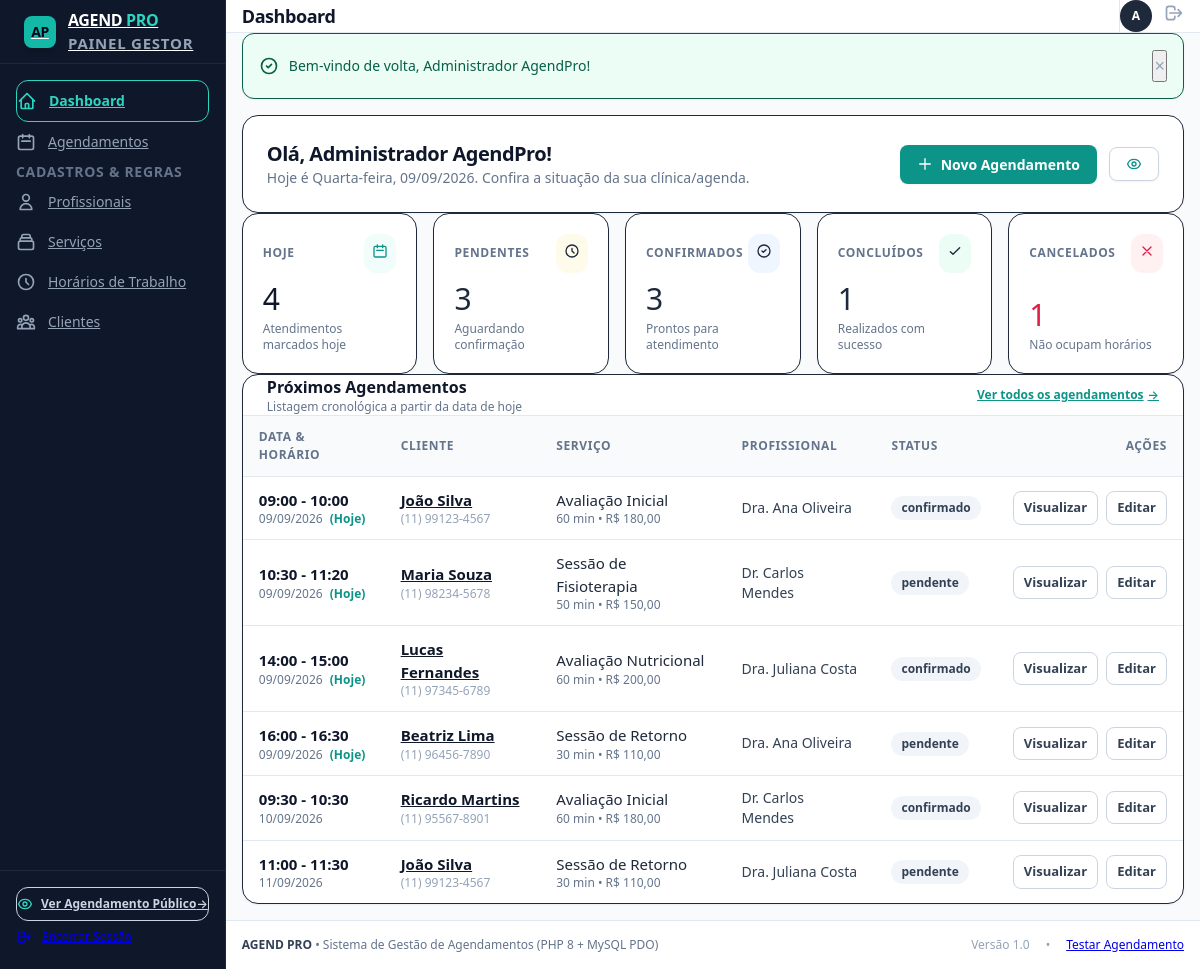
Page /admin/dashboard.php (signed in) on the committed database.
### tables this page shows
CREATE TABLE IF NOT EXISTS `agendamentos` (
  `id` INT AUTO_INCREMENT PRIMARY KEY,
  `cliente_id` INT NOT NULL,
  `profissional_id` INT NOT NULL,
  `servico_id` INT NOT NULL,
  `data` DATE NOT NULL,
  `hora_inicio` TIME NOT NULL,
  `hora_fim` TIME NOT NULL,
  `status` ENUM('pendente', 'confirmado', 'concluido', 'cancelado') NOT NULL DEFAULT 'pendente',
  `observacao` TEXT NULL,
  `created_at` TIMESTAMP DEFAULT CURRENT_TIMESTAMP,
  `updated_at` TIMESTAMP DEFAULT CURRENT_TIMESTAMP ON UPDATE CURRENT_TIMESTAMP,
  CONSTRAINT `fk_ag_cliente` FOREIGN KEY (`cliente_id`)
    REFERENCES `clientes` (`id`) ON DELETE RESTRICT ON UPDATE CASCADE,
  CONSTRAINT `fk_ag_profissional` FOREIGN KEY (`profissional_id`)
    REFERENCES `profissionais` (`id`) ON DELETE RESTRICT ON UPDATE CASCADE,
  CONSTRAINT `fk_ag_servico` FOREIGN KEY (`servico_id`)
    REFERENCES `servicos` (`id`) ON DELETE RESTRICT ON UPDATE CASCADE,
  INDEX `idx_ag_prof_data_status` (`profissional_id`, `data`, `status`),
  INDEX `idx_ag_data` (`data`),
  INDEX `idx_ag_status` (`status`),
  INDEX `idx_ag_cliente` (`cliente_id`)
);

CREATE TABLE IF NOT EXISTS `clientes` (
  `id` INT AUTO_INCREMENT PRIMARY KEY,
  `nome` VARCHAR(100) NOT NULL,
  `email` VARCHAR(150) NULL DEFAULT NULL,
  `telefone` VARCHAR(20) NOT NULL,
  `created_at` TIMESTAMP DEFAULT CURRENT_TIMESTAMP,
  `updated_at` TIMESTAMP DEFAULT CURRENT_TIMESTAMP ON UPDATE CURRENT_TIMESTAMP,
  INDEX `idx_cliente_email` (`email`),
  INDEX `idx_cliente_telefone` (`telefone`)
);

CREATE TABLE IF NOT EXISTS `servicos` (
  `id` INT AUTO_INCREMENT PRIMARY KEY,
  `nome` VARCHAR(100) NOT NULL,
  `descricao` TEXT NULL,
  `duracao_minutos` INT NOT NULL,
  `preco` DECIMAL(10,2) NOT NULL,
  `ativo` TINYINT(1) NOT NULL DEFAULT 1,
  `created_at` TIMESTAMP DEFAULT CURRENT_TIMESTAMP,
  `updated_at` TIMESTAMP DEFAULT CURRENT_TIMESTAMP ON UPDATE CURRENT_TIMESTAMP,
  INDEX `idx_servico_ativo` (`ativo`)
);

CREATE TABLE IF NOT EXISTS `profissionais` (
  `id` INT AUTO_INCREMENT PRIMARY KEY,
  `nome` VARCHAR(100) NOT NULL,
  `email` VARCHAR(150) NOT NULL,
  `telefone` VARCHAR(20) NOT NULL,
  `especialidade` VARCHAR(100) NOT NULL,
  `ativo` TINYINT(1) NOT NULL DEFAULT 1,
  `created_at` TIMESTAMP DEFAULT CURRENT_TIMESTAMP,
  `updated_at` TIMESTAMP DEFAULT CURRENT_TIMESTAMP ON UPDATE CURRENT_TIMESTAMP,
  INDEX `idx_prof_ativo` (`ativo`),
  INDEX `idx_prof_nome` (`nome`)
);

### admin/dashboard.php (the view, shortened to what the rows shown need)
<?php
require_once __DIR__ . '/../includes/auth.php';
require_once __DIR__ . '/../includes/functions.php';
$pdo = getDBConnection();
$today = date('Y-m-d');
$sqlProximos = "SELECT
                    a.id,
                    a.data,
                    a.hora_inicio,
                    a.hora_fim,
                    a.status,
                    a.observacao,
                    c.id AS cliente_id,
                    c.nome AS cliente_nome,
                    c.telefone AS cliente_telefone,
                    p.id AS profissional_id,
                    p.nome AS profissional_nome,
                    s.nome AS servico_nome,
                    s.duracao_minutos,
                    s.preco
                FROM `agendamentos` a
                INNER JOIN `clientes` c ON a.cliente_id = c.id
                INNER JOIN `profissionais` p ON a.profissional_id = p.id
                INNER JOIN `servicos` s ON a.servico_id = s.id
                WHERE a.data >= :today
                ORDER BY a.data ASC, a.hora_inicio ASC
                LIMIT 10";
$stmtProx = $pdo->prepare($sqlProximos);
$stmtProx->execute([':today' => $today]);
$proximosAgendamentos = $stmtProx->fetchAll();
include __DIR__ . '/../includes/header.php';
?>
<div class="space-y-8">
    <div class="flex flex-col sm:flex-row sm:items-center justify-between gap-4 bg-white p-6 rounded-2xl border border-slate-200/80 shadow-sm">
        <div>
            <h2 class="text-xl font-bold text-slate-900 tracking-tight">
                Olá, <?= sanitize($authUser['nome'] ?? 'Administrador') ?>!
            </h2>
        </div>
    </div>
    <div class="bg-white rounded-2xl border border-slate-200/80 shadow-sm overflow-hidden">
        <div class="table-responsive">
            <table>
                <thead>
                    <tr>
                        <th>Data & Horário</th>
                        <th>Cliente</th>
                        <th>Serviço</th>
                        <th>Profissional</th>
                        <th>Status</th>
                        <th class="text-right">Ações</th>
                    </tr>
                </thead>
                <tbody>
                    <?php if (empty($proximosAgendamentos)): ?>
                        <tr>
                            <td colspan="6" class="text-center py-10 text-slate-400">
                                <div class="w-12 h-12 rounded-full bg-slate-100 flex items-center justify-center mx-auto mb-3 text-slate-400">
                                    <svg class="w-6 h-6" fill="none" stroke="currentColor" viewBox="0 0 24 24">
                                        <path stroke-linecap="round" stroke-linejoin="round" stroke-width="2" d="M8 7V3m8 4V3m-9 8h10M5 21h14a2 2 0 002-2V7a2 2 0 00-2-2H5a2 2 0 00-2 2v12a2 2 0 002 2z"></path>
                                    </svg>
                                </div>
                                <p class="text-sm font-semibold text-slate-600">Nenhum agendamento futuro encontrado</p>
                                <p class="text-xs text-slate-400 mt-1">Crie um agendamento manual ou aguarde solicitações do cliente.</p>
                            </td>
                        </tr>
                    <?php else: ?>
                        <?php foreach ($proximosAgendamentos as $ag): ?>
                            <tr>
                                <td>
                                    <div class="font-semibold text-slate-900">
                                        <?= formatTime($ag['hora_inicio']) ?> - <?= formatTime($ag['hora_fim']) ?>
                                    </div>
                                    <div class="text-xs text-slate-500">
                                        <?= formatDate($ag['data']) ?>
                                        <?php if ($ag['data'] === $today): ?>
                                            <span class="inline-block ml-1 font-bold text-teal-600">(Hoje)</span>
                                        <?php endif; ?>
                                    </div>
                                </td>
                                <td>
                                    <a href="/admin/clientes/visualizar.php?id=<?= $ag['cliente_id'] ?>" class="font-semibold text-slate-900 hover:text-teal-600 transition-colors">
                                        <?= sanitize($ag['cliente_nome']) ?>
                                    </a>
                                    <div class="text-xs text-slate-400"><?= sanitize($ag['cliente_telefone']) ?></div>
                                </td>
                                <td>
                                    <div class="font-medium text-slate-800"><?= sanitize($ag['servico_nome']) ?></div>
                                    <div class="text-xs text-slate-500"><?= $ag['duracao_minutos'] ?> min &bull; <?= formatMoney((float)$ag['preco']) ?></div>
                                </td>
                                <td>
                                    <div class="text-sm font-medium text-slate-700"><?= sanitize($ag['profissional_nome']) ?></div>
                                </td>
                                <td>
                                    <?= getStatusBadge($ag['status']) ?>
                                </td>
                                <td class="text-right">
                                    <div class="flex items-center justify-end gap-2">
                                        <a href="/admin/agendamentos/visualizar.php?id=<?= $ag['id'] ?>" class="btn btn-secondary btn-sm" title="Detalhes do Agendamento">
                                            Visualizar
                                        </a>
                                        <a href="/admin/agendamentos/editar.php?id=<?= $ag['id'] ?>" class="btn btn-secondary btn-sm" title="Editar Agendamento">
                                            Editar
                                        </a>
                                    </div>
                                </td>
                            </tr>
                        <?php endforeach; ?>
                    <?php endif; ?>
                </tbody>
            </table>
        </div>
    </div>
</div>
<?php include __DIR__ . '/../includes/footer.php'; ?>

### includes/functions.php (shortened to what the rows shown need)
<?php
function sanitize(?string $value): string
{
    return htmlspecialchars(trim($value), ENT_QUOTES, 'UTF-8');
}
function formatDate(?string $date): string
{
    $timestamp = strtotime($date);
    return $timestamp ? date('d/m/Y', $timestamp) : $date;
}
function formatTime(?string $time): string
{
    return substr($time, 0, 5);
}
function formatMoney(float $amount): string
{
    return 'R$ ' . number_format($amount, 2, ',', '.');
}
function getStatusBadge(string $status): string
{
    $badges = [
        'pendente'   => '<span class="inline-flex items-center px-2.5 py-1 rounded-full text-xs font-semibold bg-amber-100 text-amber-800 border border-amber-300">Pendente</span>',
        'confirmado' => '<span class="inline-flex items-center px-2.5 py-1 rounded-full text-xs font-semibold bg-blue-100 text-blue-800 border border-blue-300">Confirmado</span>',
        'concluido'  => '<span class="inline-flex items-center px-2.5 py-1 rounded-full text-xs font-semibold bg-emerald-100 text-emerald-800 border border-emerald-300">Concluído</span>',
        'cancelado'  => '<span class="inline-flex items-center px-2.5 py-1 rounded-full text-xs font-semibold bg-rose-100 text-rose-800 border border-rose-300">Cancelado</span>',
    ];
    return $badges[$status] ?? '<span class="inline-flex items-center px-2.5 py-1 rounded-full text-xs font-semibold bg-slate-100 text-slate-700">' . sanitize($status) . '</span>';
}

### rows in the picture
agendamentos: hora_inicio "09:00", hora_fim "10:00", data "09/09/2026", shows "(Hoje)", cliente.nome "João Silva", cliente.telefone "(11) 99123-4567", servico.nome "Avaliação Inicial", servico.duracao_minutos "60", servico.preco "R$ 180,00", profissional.nome "Dra. Ana Oliveira", status "confirmado"
agendamentos: hora_inicio "10:30", hora_fim "11:20", data "09/09/2026", shows "(Hoje)", cliente.nome "Maria Souza", cliente.telefone "(11) 98234-5678", servico.nome "Sessão de Fisioterapia", servico.duracao_minutos "50", servico.preco "R$ 150,00", profissional.nome "Dr. Carlos Mendes", status "pendente"
agendamentos: hora_inicio "14:00", hora_fim "15:00", data "09/09/2026", shows "(Hoje)", cliente.nome "Lucas Fernandes", cliente.telefone "(11) 97345-6789", servico.nome "Avaliação Nutricional", servico.duracao_minutos "60", servico.preco "R$ 200,00", profissional.nome "Dra. Juliana Costa", status "confirmado"
agendamentos: hora_inicio "16:00", hora_fim "16:30", data "09/09/2026", shows "(Hoje)", cliente.nome "Beatriz Lima", cliente.telefone "(11) 96456-7890", servico.nome "Sessão de Retorno", servico.duracao_minutos "30", servico.preco "R$ 110,00", profissional.nome "Dra. Ana Oliveira", status "pendente"
agendamentos: hora_inicio "09:30", hora_fim "10:30", data "10/09/2026", cliente.nome "Ricardo Martins", cliente.telefone "(11) 95567-8901", servico.nome "Avaliação Inicial", servico.duracao_minutos "60", servico.preco "R$ 180,00", profissional.nome "Dr. Carlos Mendes", status "confirmado"
agendamentos: hora_inicio "11:00", hora_fim "11:30", data "11/09/2026", cliente.nome "João Silva", cliente.telefone "(11) 99123-4567", servico.nome "Sessão de Retorno", servico.duracao_minutos "30", servico.preco "R$ 110,00", profissional.nome "Dra. Juliana Costa", status "pendente"

### other values in the picture
$pageTitle "Dashboard"
substr($authUser['nome'] ?? 'A', 0, 1) "A"
$flash['message'] "Bem-vindo de volta, Administrador AgendPro!"
$authUser['nome'] "Administrador AgendPro"
$totalHoje "4"
$totalPendentes "3"
$totalConfirmados "3"
$totalConcluidos "1"
$totalCancelados "1"
